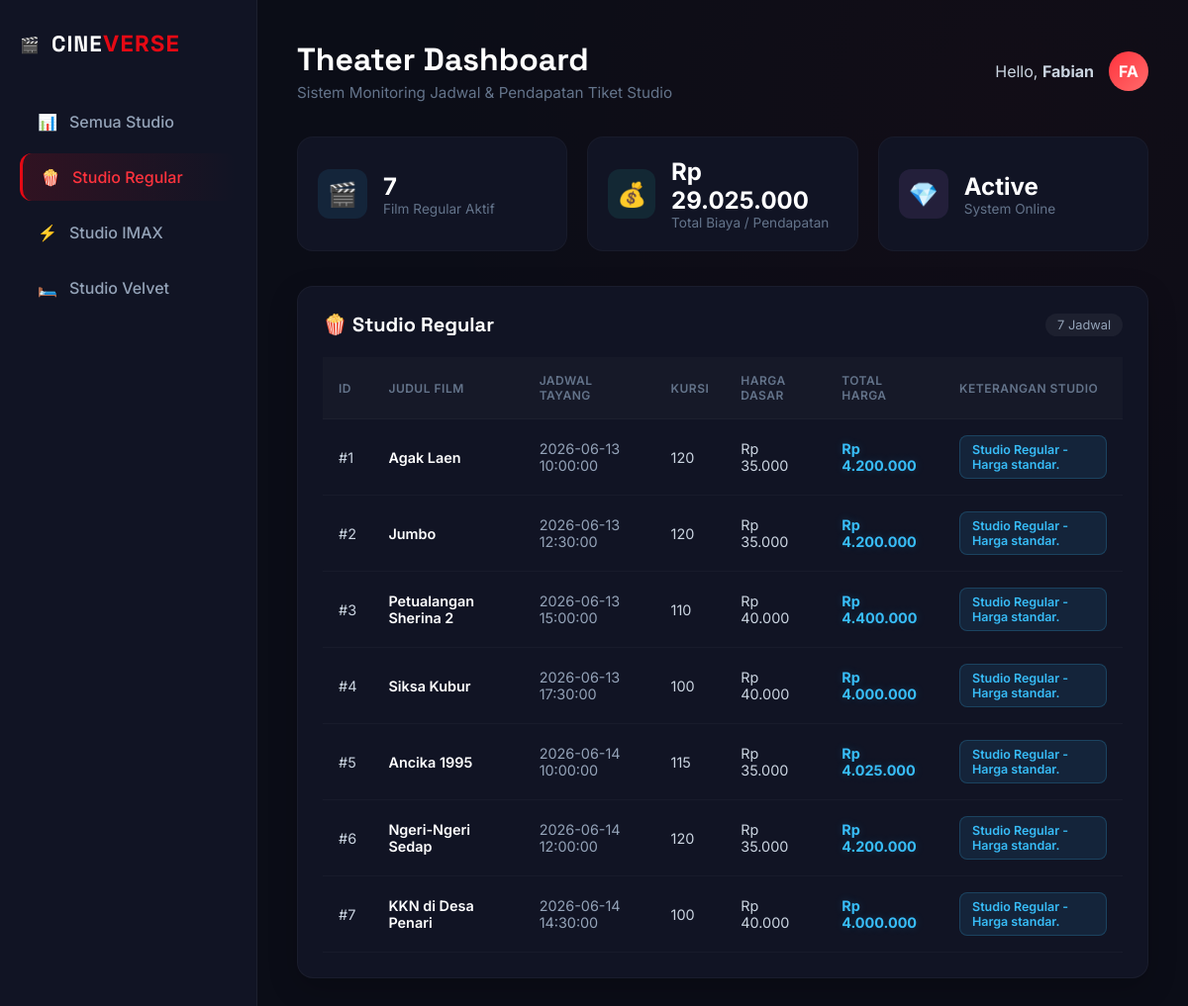
Screenshot of /index.php?view=regular with the database file from the repository.
### tables this page shows
CREATE TABLE `tabel_tiket` (
  `id_tiket` int NOT NULL,
  `nama_film` varchar(100) NOT NULL,
  `jadwal_tayang` datetime NOT NULL,
  `jumlah_kursi` int NOT NULL,
  `harga_dasar_tiket` decimal(10,2) NOT NULL,
  `jenis_studio` enum('regular','imax','velvet') NOT NULL,
  `tipe_audio` varchar(50) DEFAULT NULL,
  `lokasi_baris` varchar(20) DEFAULT NULL,
  `kacamata_3d_id` varchar(50) DEFAULT NULL,
  `efek_gerak_fitur` varchar(100) DEFAULT NULL,
  `bantal_selimut_pack` varchar(100) DEFAULT NULL,
  `layanan_butler` varchar(100) DEFAULT NULL
);

### TiketRegular.php (called while the page is built, shortened)
<?php
require_once 'Tiket.php';
class TiketRegular extends Tiket {
    public function getDaftarRegular($db) {
        $stmt = $db->prepare("SELECT * FROM tabel_tiket WHERE jenis_studio='regular'");
        $stmt->execute();
        return $stmt->fetchAll(PDO::FETCH_ASSOC);
    }
    public function hitungTotalHarga() {
        return $this->jumlah_kursi * $this->hargaDasarTiket;
    }
    public function tampilkanInfoStudio() {
        return "Studio Regular - Harga standar.";
    }
}
?>

### tiket.php (called while the page is built, shortened)
<?php
abstract class Tiket {
    public function __construct($data) {
        $this->jumlah_kursi    = $data['jumlah_kursi'] ?? 0;
        $this->hargaDasarTiket = $data['harga_dasar_tiket'] ?? 0;
    }
}
?>

### index.php (the view, shortened to what this page needs)
<?php
$host = 'localhost';
$db_name = 'db_latihan_pbo_fabianadilarevianza';
$username = 'root';
$password = '';
try {
    $db = new PDO("mysql:host=$host;dbname=$db_name", $username, $password);
    $db->setAttribute(PDO::ATTR_ERRMODE, PDO::ERRMODE_EXCEPTION);
} catch (PDOException $e) {
    die("Koneksi gagal: " . $e->getMessage());
}
require_once 'Tiket.php';
require_once 'TiketRegular.php';
$tiketRegInstance = new TiketRegular([]);
$daftarRegular = $tiketRegInstance->getDaftarRegular($db);
$view = $_GET['view'] ?? 'all';
$currentFilmCount = 0;
$currentTotalPendapatan = 0;
if ($view == 'regular' || $view == 'all') {
    $currentFilmCount += count($daftarRegular);
    foreach ($daftarRegular as $row) {
        $t = new TiketRegular($row);
        $currentTotalPendapatan += $t->hitungTotalHarga();
    }
}
?>
<!DOCTYPE html>
<html lang="id">
<head>
    <link rel="stylesheet" href="style.css">
</head>
<body>
    <div class="app-container">
        <aside class="sidebar">
            <div class="brand">
                <span class="logo-icon">🎬</span>
                <h2>CINE<span>VERSE</span></h2>
            </div>
            <nav class="menu">
                <a href="index.php?view=all" class="<?= $view == 'all' ? 'active' : '' ?>"><span class="icon">📊</span> Semua Studio</a>
                <a href="index.php?view=regular" class="<?= $view == 'regular' ? 'active' : '' ?>"><span class="icon">🍿</span> Studio Regular</a>
                <a href="index.php?view=imax" class="<?= $view == 'imax' ? 'active' : '' ?>"><span class="icon">⚡</span> Studio IMAX</a>
                <a href="index.php?view=velvet" class="<?= $view == 'velvet' ? 'active' : '' ?>"><span class="icon">🛏️</span> Studio Velvet</a>
            </nav>
        </aside>
        <main class="main-content">
            <header class="main-header">
                <div>
                    <h1>Theater Dashboard</h1>
                    <p class="subtitle">Sistem Monitoring Jadwal & Pendapatan Tiket Studio</p>
                </div>
                <div class="user-profile">
                    <span>Hello, <strong>Fabian</strong></span>
                    <div class="avatar">FA</div>
                </div>
            </header>
            <section class="stats-container">
                <div class="stat-card">
                    <div class="stat-icon icon-blue">🎬</div>
                    <div class="stat-info">
                        <h3><?= $currentFilmCount ?></h3>
                        <p><?= $view == 'all' ? 'Total Semua Film' : 'Film ' . ucfirst($view) . ' Aktif' ?></p>
                    </div>
                </div>
                <div class="stat-card">
                    <div class="stat-icon icon-green">💰</div>
                    <div class="stat-info">
                        <h3>Rp <?= number_format($currentTotalPendapatan, 0, ',', '.') ?></h3>
                        <p>Total Biaya / Pendapatan</p>
                    </div>
                </div>
                <div class="stat-card">
                    <div class="stat-icon icon-purple">💎</div>
                    <div class="stat-info">
                        <h3>Active</h3>
                        <p>System Online</p>
                    </div>
                </div>
            </section>
            <div class="tables-grid">
                <?php if ($view == 'all' || $view == 'regular'): ?>
                <section class="card-table tier-regular">
                    <div class="card-header">
                        <h2>🍿 Studio Regular</h2>
                        <span class="badge-count"><?= count($daftarRegular) ?> Jadwal</span>
                    </div>
                    <div class="table-responsive">
                        <table>
                            <thead>
                                <tr>
                                    <th>ID</th>
                                    <th>Judul Film</th>
                                    <th>Jadwal Tayang</th>
                                    <th>Kursi</th>
                                    <th>Harga Dasar</th>
                                    <th>Total Harga</th>
                                    <th>Keterangan Studio</th>
                                </tr>
                            </thead>
                            <tbody>
                                <?php foreach ($daftarRegular as $row):
                                    $tiket = new TiketRegular($row); ?>
                                    <tr>
                                        <td>#<?= $row['id_tiket'] ?? '-' ?></td>
                                        <td class="film-title"><?= $row['nama_film'] ?? '-' ?></td>
                                        <td class="text-glow"><?= $row['jadwal_tayang'] ?? '-' ?></td>
                                        <td><?= $row['jumlah_kursi'] ?? '-' ?></td>
                                        <td>Rp <?= number_format($row['harga_dasar_tiket'] ?? 0, 0, ',', '.') ?></td>
                                        <td class="price-tag text-regular">Rp <?= number_format($tiket->hitungTotalHarga(), 0, ',', '.') ?></td>
                                        <td><span class="badge badge-regular"><?= $tiket->tampilkanInfoStudio() ?></span></td>
                                    </tr>
                                <?php endforeach; ?>
                            </tbody>
                        </table>
                    </div>
                </section>
                <?php endif; ?>
            </div>
        </main>
    </div>
</body>
</html>

### style.css (style rules this page uses)
* { margin: 0; padding: 0; box-sizing: border-box; font-family: "Inter", sans-serif; }
body { background-color: #0b0d17; color: #cbd5e1; }
.app-container { display: flex; min-height: 100vh; }
.sidebar { width: 260px; background-color: #111424; border-right: 1px solid rgba(255, 255, 255, 0.05); padding: 30px 20px; }
.brand { display: flex; align-items: center; gap: 12px; margin-bottom: 40px; }
.brand h2 { font-family: "Space Grotesk", sans-serif; font-size: 1.4rem; font-weight: 700; color: #fff; letter-spacing: 1px; }
.brand h2 span { color: #e50914; }
.menu { display: flex; flex-direction: column; gap: 8px; }
.menu a { text-decoration: none; color: #94a3b8; padding: 14px 18px; border-radius: 12px; font-weight: 500; display: flex; align-items: center; gap: 12px; transition: all 0.3s ease; }
.menu a:hover, .menu a.active { background: linear-gradient( 90deg, rgba(229, 9, 20, 0.15) 0%, rgba(0, 0, 0, 0) 100% ); color: #ff333d; border-left: 3px solid #e50914; }
.main-content { flex: 1; padding: 40px; background: radial-gradient( circle at 80% 10%, rgba(229, 9, 20, 0.03) 0%, transparent 50% ); }
.main-header { display: flex; justify-content: space-between; align-items: center; margin-bottom: 35px; }
.main-header h1 { font-family: "Space Grotesk", sans-serif; font-size: 2rem; color: #fff; }
.subtitle { color: #64748b; font-size: 0.95rem; margin-top: 4px; }
.user-profile { display: flex; align-items: center; gap: 15px; }
.avatar { width: 40px; height: 40px; background: linear-gradient(135deg, #ff333d, #ff6b6b); color: #fff; border-radius: 50%; display: flex; align-items: center; justify-content: center; font-weight: 700; }
.stats-container { display: grid; grid-template-columns: repeat(auto-fit, minmax(240px, 1fr)); gap: 20px; margin-bottom: 35px; }
.stat-card { background-color: #111424; border: 1px solid rgba(255, 255, 255, 0.03); border-radius: 16px; padding: 20px; display: flex; align-items: center; gap: 16px; }
.stat-icon { width: 50px; height: 50px; border-radius: 12px; display: flex; align-items: center; justify-content: center; font-size: 1.5rem; }
.icon-blue { background: rgba(56, 189, 248, 0.1); color: #38bdf8; }
.icon-green { background: rgba(45, 212, 191, 0.1); color: #2dd4bf; }
.icon-purple { background: rgba(192, 132, 252, 0.1); color: #c084fc; }
.stat-info h3 { color: #fff; font-size: 1.5rem; font-weight: 700; }
.stat-info p { color: #64748b; font-size: 0.85rem; }
.tables-grid { display: flex; flex-direction: column; gap: 35px; }
.card-table { background-color: #111424; border: 1px solid rgba(255, 255, 255, 0.04); border-radius: 16px; padding: 25px; box-shadow: 0 10px 30px rgba(0, 0, 0, 0.2); }
.card-header { display: flex; justify-content: space-between; align-items: center; margin-bottom: 20px; }
.card-header h2 { font-family: "Space Grotesk", sans-serif; font-size: 1.25rem; color: #fff; }
.badge-count { font-size: 0.8rem; background-color: rgba(255, 255, 255, 0.05); padding: 4px 12px; border-radius: 20px; color: #94a3b8; }
.table-responsive { overflow-x: auto; }
table { width: 100%; border-collapse: collapse; text-align: left; }
th, td { padding: 16px; border-bottom: 1px solid rgba(255, 255, 255, 0.03); font-size: 0.9rem; }
th { background-color: rgba(255, 255, 255, 0.02); color: #64748b; font-weight: 600; text-transform: uppercase; font-size: 0.75rem; letter-spacing: 0.5px; }
.film-title { color: #fff; font-weight: 600; }
.text-glow { color: #94a3b8; }
.price-tag { font-weight: 700; }
.text-regular { color: #38bdf8; text-shadow: 0 0 10px rgba(56, 189, 248, 0.2); }
.badge { padding: 6px 12px; border-radius: 8px; font-size: 0.78rem; font-weight: 600; display: inline-block; }
.badge-regular { background: rgba(56, 189, 248, 0.1); color: #38bdf8; border: 1px solid rgba(56, 189, 248, 0.2); }

### rows the page displays
tabel_tiket: id_tiket "1", nama_film "Agak Laen", jadwal_tayang "2026-06-13 10:00:00", jumlah_kursi "120", harga_dasar_tiket "35.000", $tiket->hitungTotalHarga() "4.200.000", tampilkanInfoStudio "Studio Regular - Harga standar."
tabel_tiket: id_tiket "2", nama_film "Jumbo", jadwal_tayang "2026-06-13 12:30:00", jumlah_kursi "120", harga_dasar_tiket "35.000", $tiket->hitungTotalHarga() "4.200.000", tampilkanInfoStudio "Studio Regular - Harga standar."
tabel_tiket: id_tiket "3", nama_film "Petualangan Sherina 2", jadwal_tayang "2026-06-13 15:00:00", jumlah_kursi "110", harga_dasar_tiket "40.000", $tiket->hitungTotalHarga() "4.400.000", tampilkanInfoStudio "Studio Regular - Harga standar."
tabel_tiket: id_tiket "4", nama_film "Siksa Kubur", jadwal_tayang "2026-06-13 17:30:00", jumlah_kursi "100", harga_dasar_tiket "40.000", $tiket->hitungTotalHarga() "4.000.000", tampilkanInfoStudio "Studio Regular - Harga standar."
tabel_tiket: id_tiket "5", nama_film "Ancika 1995", jadwal_tayang "2026-06-14 10:00:00", jumlah_kursi "115", harga_dasar_tiket "35.000", $tiket->hitungTotalHarga() "4.025.000", tampilkanInfoStudio "Studio Regular - Harga standar."
tabel_tiket: id_tiket "6", nama_film "Ngeri-Ngeri Sedap", jadwal_tayang "2026-06-14 12:00:00", jumlah_kursi "120", harga_dasar_tiket "35.000", $tiket->hitungTotalHarga() "4.200.000", tampilkanInfoStudio "Studio Regular - Harga standar."
tabel_tiket: id_tiket "7", nama_film "KKN di Desa Penari", jadwal_tayang "2026-06-14 14:30:00", jumlah_kursi "100", harga_dasar_tiket "40.000", $tiket->hitungTotalHarga() "4.000.000", tampilkanInfoStudio "Studio Regular - Harga standar."

### other values shown
$currentFilmCount "7"
$view "Regular"
$currentTotalPendapatan "29.025.000"
count($daftarRegular) "7"
